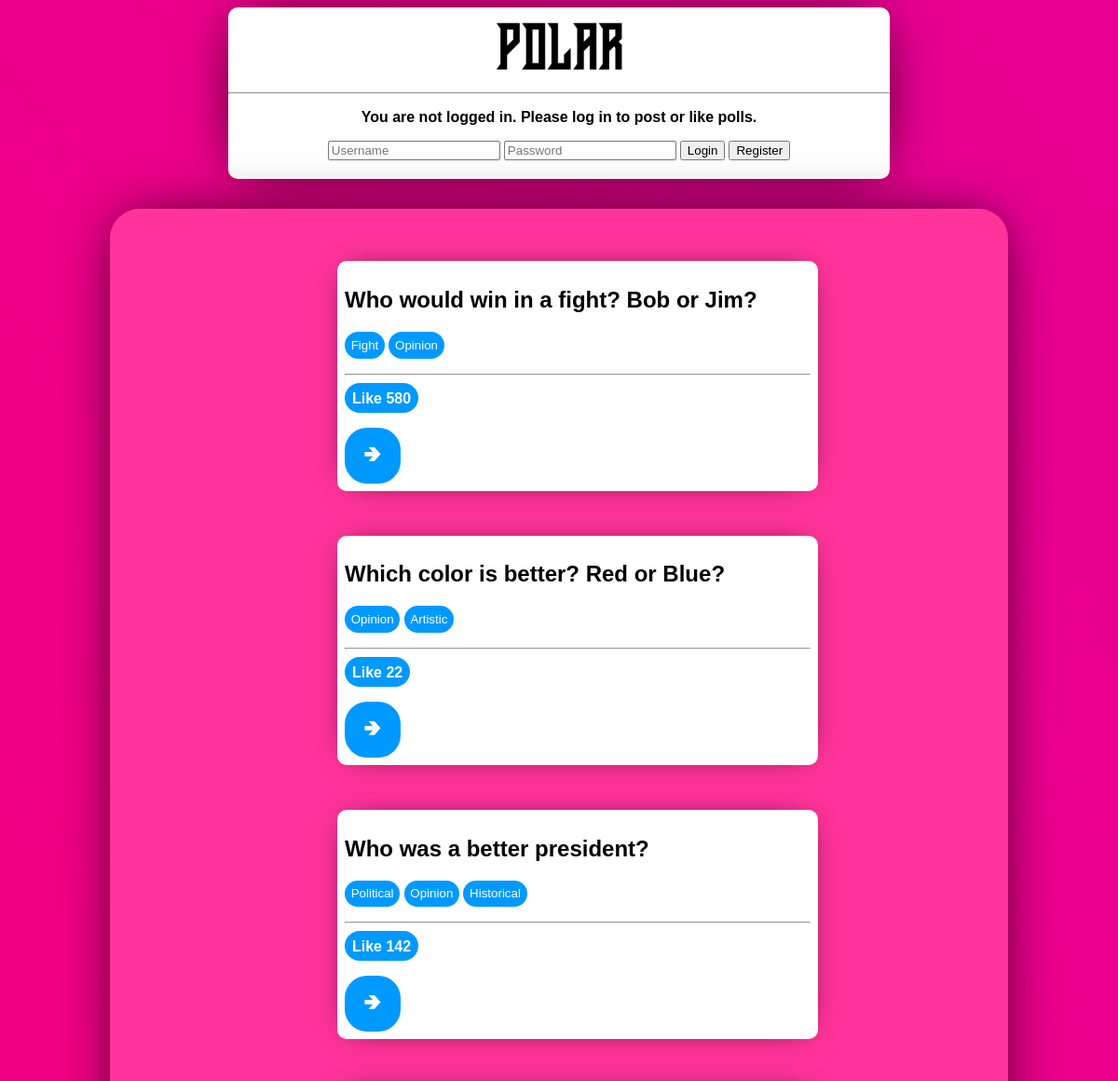
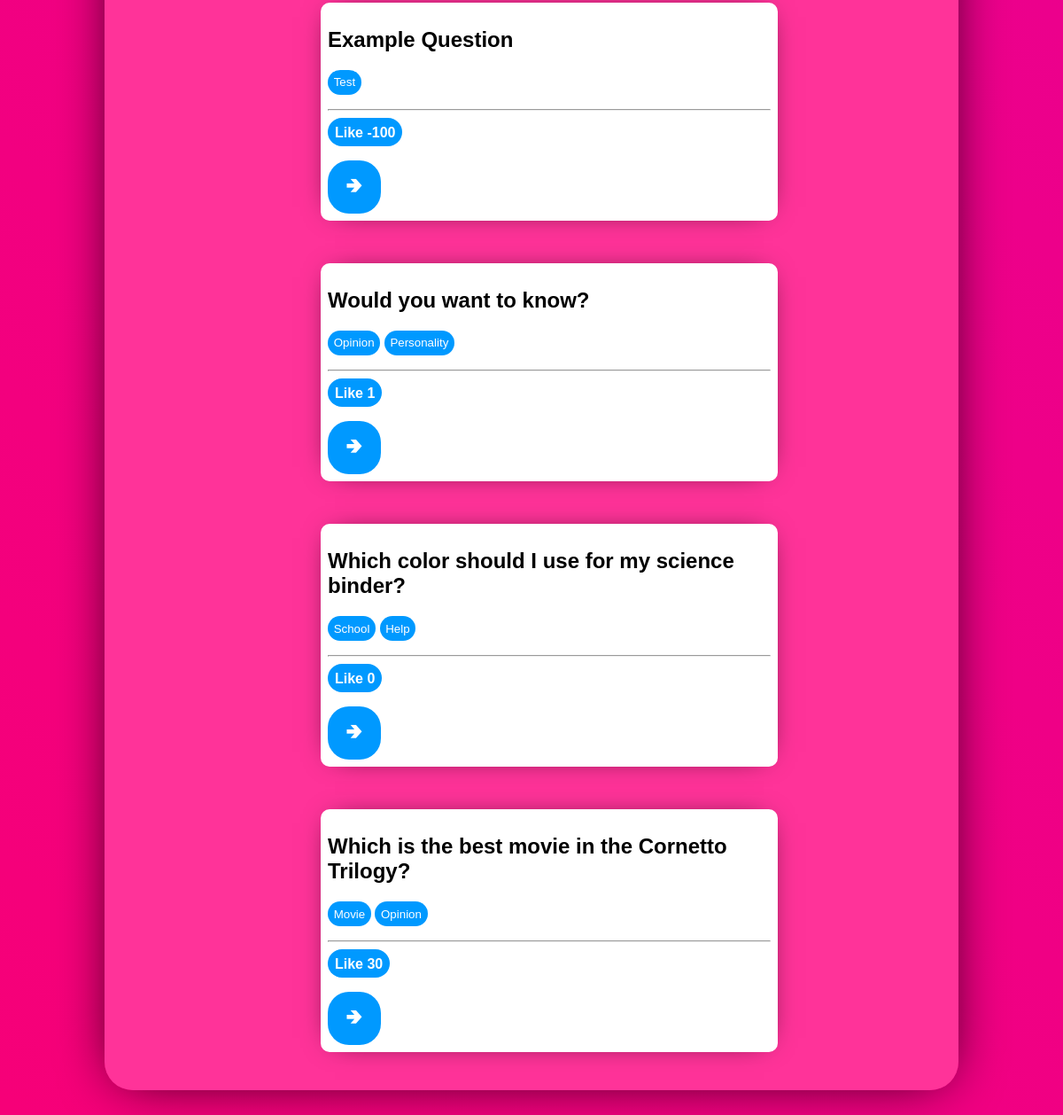
/polling/, run on an earlier commit of the app's database (2 pictures, top to bottom).
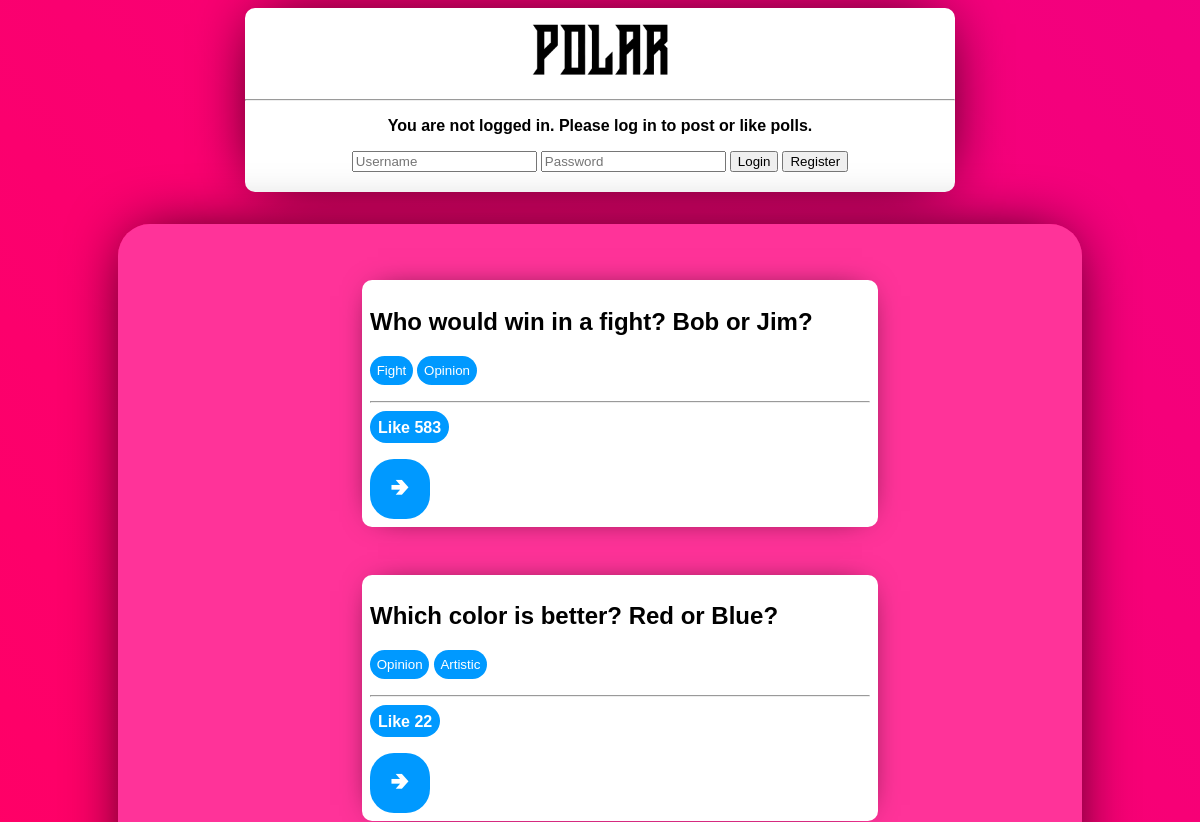
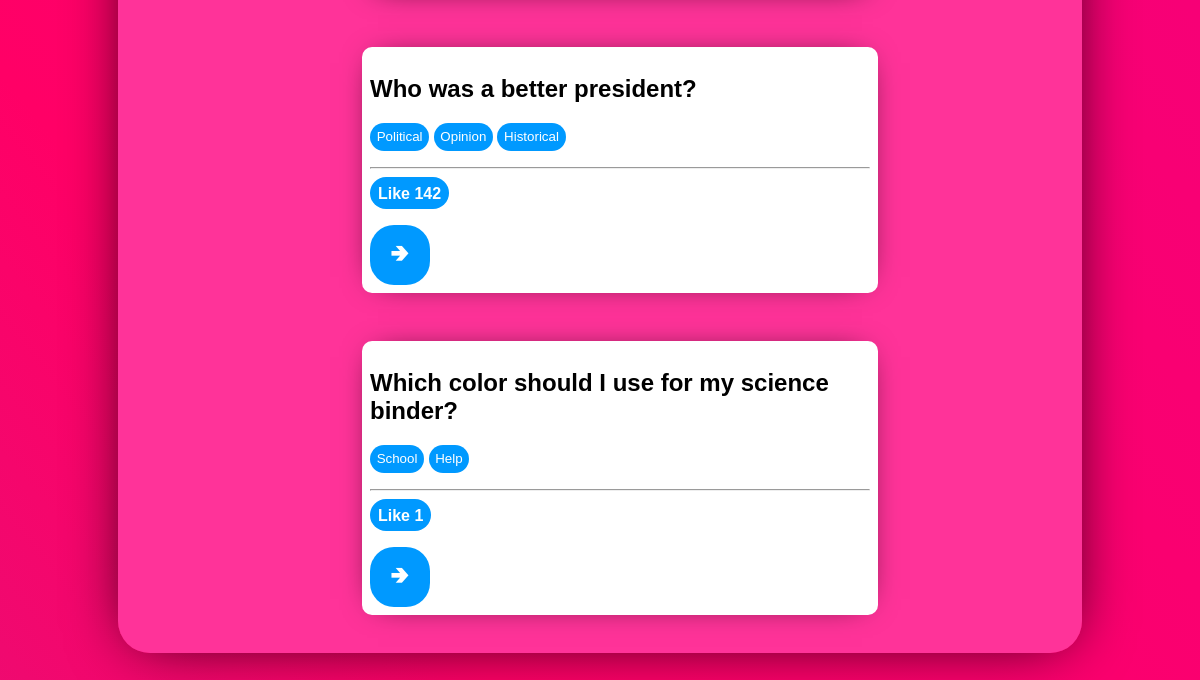
And on a later commit of the database (2 pictures, top to bottom).
### polling/models.py (models this page shows, shortened)
class Question(models.Model):
    questionText = models.CharField(max_length=250)
    publicationDate = models.DateTimeField('date published')
    likes = models.IntegerField(default=0)

class Tag(models.Model):
    question = models.ForeignKey(Question, on_delete=models.CASCADE)
    tagText = models.CharField(max_length=20)

### polling/views.py (the view, shortened to what this page needs)
# urls.py: path('', views.IndexView.as_view(), name='index'),
class IndexView(generic.ListView):
    template_name = "polling/index.html"
    context_object_name = "latestQuestions"
    def get(self, request):
        if "Tag" in request.GET.keys():
            tag = request.GET.get("Tag")
            questions = self.get_queryset(tag)
        else:
            questions = self.get_queryset()
        userLoggedIn = request.user.is_authenticated
        return render(request, "polling/index.html", {"latestQuestions": questions, "userLoggedIn": userLoggedIn})
    def get_queryset(self, tag = None):
        if tag == None:
            return Question.objects.filter(
                publicationDate__lte=timezone.now()
            ).order_by('publicationDate')[:10]
        else:
            return Question.objects.filter(
                publicationDate__lte=timezone.now()
            ).filter(tag__tagText=tag).order_by('publicationDate')[:10]

### polling/templates/polling/index.html (shortened to what this page needs)
{% load static %}
<link rel="stylesheet" type="text/css" href="{% static 'polling/style.css' %}">
<div class="TitleBar">
  <img class="PolarIcon" alt="Polar Icon" src="../../static/polling/images/polarIcon.png" width="200em" style="padding: 0.5em">
  <hr></hr>
  {% if userLoggedIn %}
    <p>Make your vote count <em>{{user.username}}</em>!</p>
    <a href="{% url 'polling:post' %}"><button href="{% url 'polling:post' %}">Create New Post</button></a>
    <form method="POST">
      {% csrf_token %}
      <input type="submit" class="LoginButton" name = "Logout" value = "Logout"></input>
    </form>
  {% else %}
    <p>You are not logged in. Please log in to post or like polls.</p>
    <form method="POST">
      <input type="text" name = "Username" placeholder="Username"></input>
      <input type="password" name = "Password" placeholder="Password"></input>
      <input type="submit" class="LoginButton" name = "Login" value = "Login"></input>
      <input type="submit" class="LoginButton" name = "Register" value = "Register"></input>
    </form>
  {% endif %}
</div>
<div class="MainFeed">
  {% if latestQuestions %}
      <ul>
      {% for question in latestQuestions %}
        <div class="PollDiv">
          <h2>{{question.questionText}}</h2>
          <form method="GET">
            <div class="TagDiv">
              {% for tag in question.tag_set.all %}
              <input type= "submit" class = "Tag" name = "Tag" value = "{{tag.tagText}}"></input>
              {% endfor %}
            </div>
          </form>
          <hr></hr>
          <form method="POST">
            <input type="submit" class="LikeButton" name = "Like" value = "Like {{question.likes}}"></input>
          </form>
          <a href="{% url 'polling:detail' question.id %}"><button href="{% url 'polling:detail' question.id %}">&#129154;</button></a>
        </div>
      {% endfor %}
      </ul>
  {% else %}
      <p>No polls are available.</p>
  {% endif %}
</div>

### polling/static/polling/style.css (style rules this page uses)
h2 { font-family: Arial; font-weight: Bold; color: black; }
p { font-family: Arial; font-weight: Bold; color: black; }
button { background-color: var(--button-color); color: white; padding: 10px 10px; text-align: center; text-decoration: none; display: inline-block; border-radius: 1em; overflow: hidden; border: none; }
input { align-self: Left; }
.PolarIcon { animation: ColorSwitch 8s ease infinite; }
.TitleBar { margin: auto; background-color: white; width: 60%; height: auto; text-align: center; align-content: center; align-items: center; border-radius: 10px; box-shadow: 0px 0px 64px -16px black; padding-bottom: 0.3em; }
.PollDiv { color: grey; background-color: white; width: 500px; border-radius: 10px; padding: 0.5em; align-items: left; background-size: cover; background-position: center; box-shadow: 0px 0px 32px -16px black; margin: auto; margin-top: 3em; margin-bottom: 3em; text-align: left; }
.PollDiv button { width: 60px; height: 60px; font-size: 150%; }
.PollDiv h2 { font-weight: bold; }
.TagDiv { font-family: Arial; margin-top: 1em; margin-bottom: 1em; }
.Tag { color: white; border-radius: 2em; background-color: var(--button-color); border-style: none; padding: 0.5em; text-align: center; }
.MainFeed { background-color: var(--secondary-color); width: 80%; height: 70%; overflow-y: scroll; scroll-behavior: smooth; text-align: center; margin: auto; margin-top: 2em; padding: 0.5em; border-radius: 2em; box-shadow: 0px 0px 64px -16px black; }
.LikeButton { font-family: Arial; color: white; font-weight: bold; font-size: 1em; background: var(--button-color); border-radius: 2em; border-style: none; min-width: 3em; max-width: 6em; height: 2em; margin: auto; padding: 0.5em; }

What changed in the data, as far as the page shows it:
removed Question: questionText "Example Question", Like "Like -100"
removed Tag: Tag "Test", shown under "Example Question"
removed Question: questionText "Would you want to know?", Like "Like 1"
removed Tag: Tag "Opinion", shown under "Would you want to know?"
removed Tag: Tag "Personality", shown under "Would you want to know?"
removed Question: questionText "Which is the best movie in the Cornetto Trilogy?", Like "Like 30"
removed Tag: Tag "Movie", shown under "Which is the best movie in the Cornetto Trilogy?"
removed Tag: Tag "Opinion", shown under "Which is the best movie in the Cornetto Trilogy?"
changed Question "Who would win in a fight? Bob or Jim?": Like "Like 580" → "Like 583"
changed Question "Which color should I use for my science binder?": Like "Like 0" → "Like 1"
